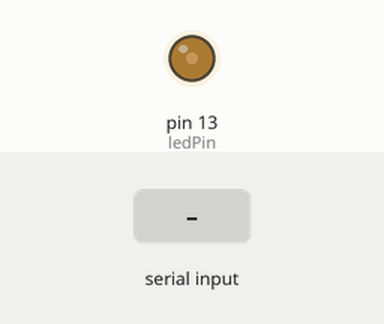
This sketch was run on a simulated Arduino Uno, built with avr-gcc and run on an emulated ATmega328P. Parts: output pins drawn as LEDs (lit = HIGH). Inputs (shaded band) come from the test bench. What the sketch prints to the serial monitor is not drawn.

Above: at 1.2 s.
1.3 s: "90,45\n" received over Serial
At 2.6 s:
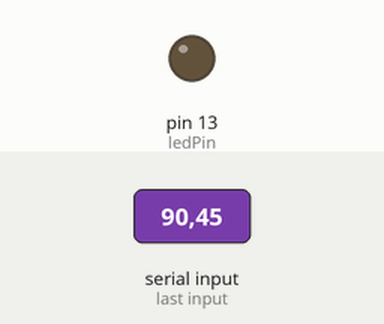
At 4.4 s:
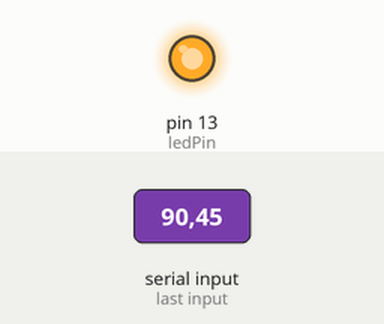
Timing chart, 0 to 5.9 s (numbered marks = the images above; inputs shaded):
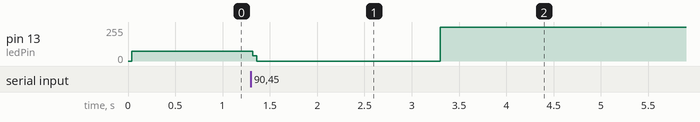

The sketch:

ex_2_3_start.ino
```cpp
/*
 예제 2.3
 컴퓨터로부터 시리얼 통신을 통하여 데이터 수신하기
*/

// LED 출력을 할 핀 번호 설정
const int ledPin = 13;

// 점멸횟수 변수 설정

int blinkNumber = 0;

void setup() {
  // 9600bps로 시리얼 통신 설정
  Serial.begin(9600);
  // 13번 핀을 출력으로 설정
  pinMode(ledPin, OUTPUT);
}

void loop() {
// 시리얼 통신으로 입력 받은 데이터가 있는지를 검사하여
// 데이터가 있을 경우에 if문 안의 명령어를 실행
  if(Serial.available()){
  // val 변수에 시리얼 통신값 읽어오기
    char val = Serial.read();
    // 입력된 값이 0~9의 숫자인지를 판단
    if(isDigit(val)){
     // val은 ASCII 코드값이므로 숫자로 바꿔주기 위하여
     // '0'의 아스키 코드값을 빼줌
     // blinkNumber에는 실제 숫자가 저장된다.
      blinkNumber = (val - '0');
    }
    Serial.print("입력한 수:");
    Serial.println(blinkNumber);
    // Serial.println();
    delay(2000);
  }
  // blinkNumber 만큼 LED를 점멸시킴

    digitalWrite(ledPin, HIGH);
    delay(1000*blinkNumber);
    digitalWrite(ledPin, LOW);
    delay(1000*blinkNumber);

  // 점멸 횟수를 리셋함
  blinkNumber = 0;
}
```

Measured:
- after the input at 1.3 s, pin 13 (ledPin): 73/255 → 0/255 at once, → 255/255 2.0 s later
